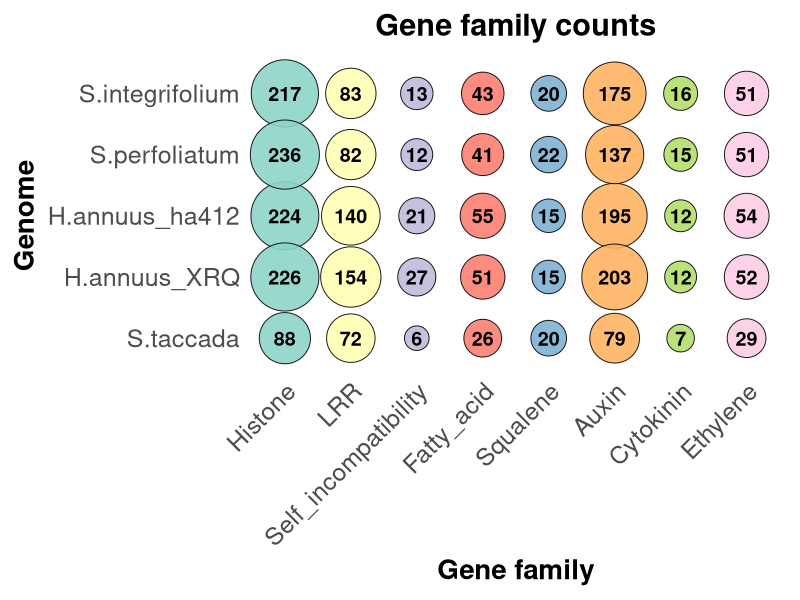

The R source for this figure:

library("tidyverse")
library("ggplot2")

df<- read.csv("all_genes.csv")

# Select and reshape data
gene_families <- c("Histone", "Fatty_acid", "Ethylene", "Cytokinin", 
                   "Auxin", "Squalene", "Self_incompatibility", "LRR")

#genome_order <- c("S.integrifolium", "S.perfoliatum", "H.annuus_ha412", "H.annuus_XRQ","S.taccada")
genome_order <- c("S.taccada", "H.annuus_XRQ", "H.annuus_ha412", "S.perfoliatum", "S.integrifolium")
family_order <- c("Histone", "LRR", "Self_incompatibility",  "Fatty_acid", "Squalene", "Auxin", "Cytokinin", "Ethylene")


heatmap_df <- df %>%
  select(Genome, all_of(gene_families)) %>%
  pivot_longer(cols = -Genome, names_to = "Gene_family", values_to = "Count") %>%
  mutate(
    Genome = factor(Genome, levels = genome_order),
    Gene_family = factor(Gene_family, levels = family_order)
  )

ggplot(heatmap_df, aes(x = Gene_family, y = Genome)) +
  # Draw bubbles
  geom_point(
    aes(size = Count, fill = Gene_family),
    shape = 21, color = "black", alpha = 0.9
  ) +
  # Add count labels on top
  geom_text(aes(label = Count), color = "black", size = 5, fontface = "bold") +
  # Scale bubble size range (adjust to taste)
  scale_size_continuous(range = c(8, 23), guide = "none") +
  # Assign one color per gene family, hide legend
  scale_fill_brewer(palette = "Set3", guide = "none") +
  # Titles & labels
  labs(
    title = "Gene family counts",
    x = "Gene family",
    y = "Genome"
  ) +
  # Tighter layout and larger fonts
  theme_minimal(base_size = 20) +
  theme(
    axis.text.x = element_text(angle = 45, hjust = 1, size = 18),
    axis.text.y = element_text(size = 18),
    axis.title = element_text(size = 20, face = "bold"),
    plot.title = element_text(size = 22, face = "bold", hjust = 0.5),
    panel.grid.major = element_blank(),
    panel.grid.minor = element_blank(),
    # reduce vertical space between rows
    axis.ticks.length = unit(0, "pt"),
    panel.spacing = unit(0.1, "lines") # squeezes extra white space
  )
